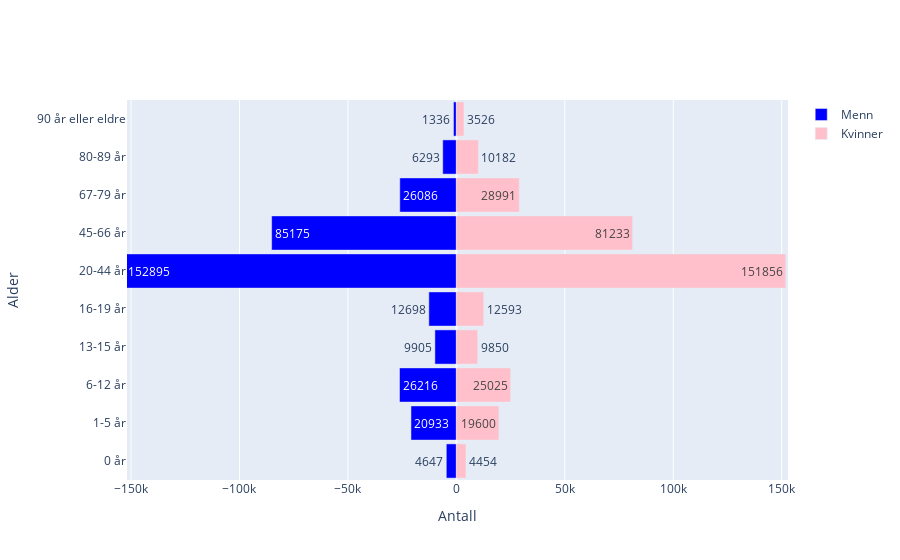

Notebook cell for this chart:
### Code cell
fig = plot(2020,'03 Oslo')
fig

### Figure 1 — Plotly figure (JSON) as saved in the notebook; plotly's stock layout.template omitted (floating-point values rounded to 4 significant figures)
{"data": [{"hoverinfo": "text", "marker": {"color": "blue"}, "name": "Menn", "orientation": "h", "text": [4647, 20933, 26216, 9905, 12698, 152895, 85175, 26086, 6293, 1336], "type": "bar", "x": [-4647, -20933, -26216, -9905, -12698, -152895, -85175, -26086, -6293, -1336], "y": ["0 år", "1-5 år", "6-12 år", "13-15 år", "16-19 år", "20-44 år", "45-66 år", "67-79 år", "80-89 år", "90 år eller eldre"]}, {"hoverinfo": "text", "marker": {"color": "pink"}, "name": "Kvinner", "orientation": "h", "text": [4454, 19600, 25025, 9850, 12593, 151856, 81233, 28991, 10182, 3526], "type": "bar", "x": [4454, 19600, 25025, 9850, 12593, 151856, 81233, 28991, 10182, 3526], "y": ["0 år", "1-5 år", "6-12 år", "13-15 år", "16-19 år", "20-44 år", "45-66 år", "67-79 år", "80-89 år", "90 år eller eldre"]}], "layout": {"bargap": 0.1, "barmode": "overlay", "xaxis": {"range": [-151856, 152895], "title": {"text": "Antall"}}, "yaxis": {"title": {"text": "Alder"}}}}
